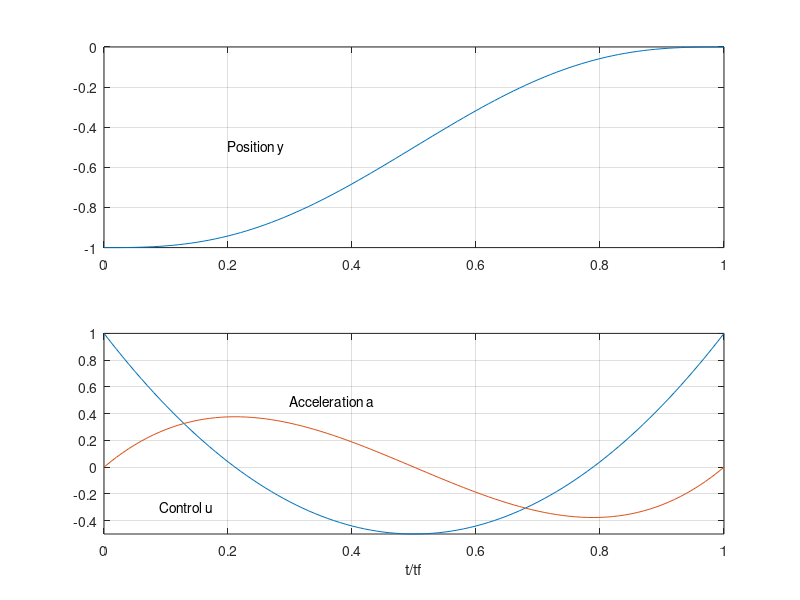

Write MATLAB code to recreate this figure.
% Script f05_08.m min integral-square control of triple-
% integrator plant; semi-analytical solution; interpolated
% tf to change position by one unit with |u(t)| < 1; 
%                                             2/94, 4/3/02

T=3.915; xf=[-1 0 0]'; M=zeros(3);
M(1,:)=[-T^3/6 -T^4/24 -T^5/60];
M(2,:)=[ T^2/2  T^3/6   T^4/12];
M(3,:)=[-T     -T^2/2  -T^3/3];
A=M\xf;

for i=1:101, t=T*(i-1)/100; 
  u(i)=[1 t t^2]*A;
  a(i)=[t t^2/2 t^3/3]*A;
  v(i)=[t^2/2 t^3/6 t^4/12]*A;
  y(i)=[t^3/6 t^4/24 t^5/60]*A-1;
  t1(i)=t; end

t1=t1/T; figure(1); clf; subplot(211), plot(t1,y); grid
axis([0 1 -1 0]); text(.2,-.5,'Position y')
subplot(212), plot(t1,u,t1,a); grid; axis([0 1 -.5 1]) 
xlabel('t/tf'); text(.09,-.3,'Control u')
text(.3,.5,'Acceleration a')
%print -deps2 f05_08
